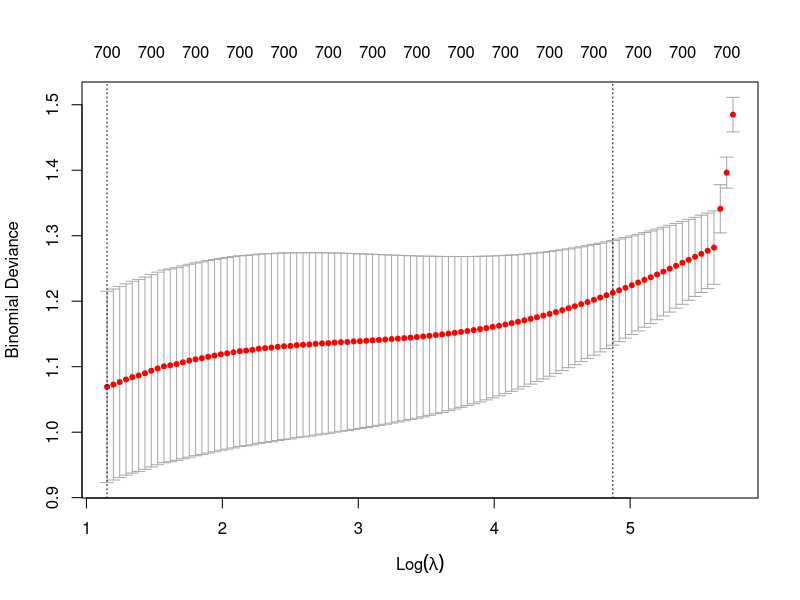
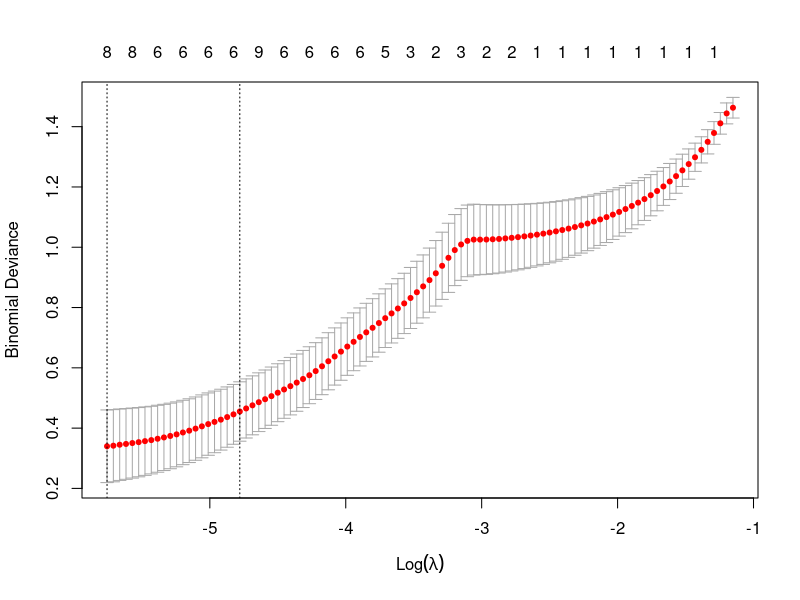

R code for these plots, in order:
## ---- chunk 1
knitr::opts_chunk$set(echo = TRUE)
set.seed(123)
rm(list=ls())
graphics.off()
library(glmnet)
library(MASS)
## ---- chunk 2
logistic_performance <- function(Y_hat, Y){
  
  #initialize confusion matrix
  confusion_matrix = table(Predicted = Y_hat, Observed = Y)
  cat("Confusion matrix:\n\n")
  print(confusion_matrix)
  cat("\n")
  
  #initialize the components to measure the quality of the model from matrix
  TN <- confusion_matrix[1,1]
  TP <- confusion_matrix[2,2]
  FN <- confusion_matrix[1,2]
  FP <- confusion_matrix[2,1]
  TOTAL <- TN + TP + FN + FP
  
  #find accuracy, error_rate,...,FNR, of the model
  accuracy <- (TP + TN)/TOTAL
  error_rate <- (FP + FN)/TOTAL
  recall <- TP/(FN + TP)
  specificity <- TN/(TN + FP)
  precision <- TP/(FP + TP)
  FPR <- FP/(TN + FP)
  FNR <- FN/(FN + TP)
  
  #display those values 
  cat("Accuracy:", accuracy*100, "%", "\n")
  cat("Error rate: ", error_rate*100, "%", "\n")
  cat("Recall: ", recall*100, "%", "\n")
  cat("Specificity: ", specificity*100, "%", "\n")
  cat("Precision: ", precision*100, "%", "\n")
  cat("False positive rate:", FPR*100, "%", "\n")
  cat("False negative rate:", FNR*100, "%", "\n")
  
  #return a list containing all the values for accessibility
  return(list(accuracy=accuracy, error_rate=error_rate, recall=recall, 
              specificity=specificity, precision=precision, FPR=FPR, FNR=FNR))
}
## ---- chunk 3
MSE <- function(Y, Y_hat){
  obs = length(Y)
  return ((1/obs) * sum((Y-Y_hat)^2))
}
## ---- chunk 4
#read the data from csv file
df = read.csv(file="cookies.csv", sep=',', dec='.', header = TRUE)

#initialize a column fat to be Y
Y <- df$fat

#every column except Y is X
X <- subset(df, select = -fat)
## ---- chunk 5
#to get binary target whether the fat (Y) is greater or not than its median
YBin = as.numeric(Y > median(Y))
## ---- chunk 6
#calculate mean of each cookie by applying mean() function on each row of matrix X
mean <- apply(X, 1, mean)

#calculate standard deviation of each cookie
sd <- apply(X , 1, sd) 

#calculate the minimum value of each cookie
minimum <- apply(X , 1, min) 

#calculate the maximum value of each cookie
maximum <- apply(X , 1, max) 

#calculate slope for each cookie
slope <- numeric(32) 
x <- seq(1,700,1)
for (i in 1:32){
  mod <- lm(unlist(df[i, 2:701])~x)
slope[i] <- coef(mod)[2]
}
## ---- chunk 7
#bind all the fretures with binary target YBin to get a dataframe
features_data <- data.frame(YBin, mean, sd, slope, minimum, maximum)

#every column except YBin is predictor, X
X_features <- subset(features_data, select = -YBin)

#assign YBin column 
Y_features <- features_data$YBin

#visualize 6 first rows of the dataframe
head(features_data)
## ---- chunk 8
#fit a full logistic model on features dataset
logit_mod <- glm(YBin~., family = binomial, data = features_data)
summary(logit_mod)
## ---- chunk 9
#estimation (computation) of the probability
probs <- predict.glm(logit_mod, type = "response")
## ---- chunk 10
#choose a threshold S, then make a binary decision based on the probab obtained
MAP_threshold <- 0.5
Y_hat <- ifelse(probs > MAP_threshold, 1, 0)
cat("Prediction: ", Y_hat)
## ---- chunk 11
performance <- logistic_performance(Y_hat, features_data$YBin)
## ---- chunk 12
OR <- exp(logit_mod$coefficients)
OR
## ---- chunk 13
#algo from prof

#set index to number of observations we have then sample it to have random order
ind = sample(nrow(features_data))

#assign a new tab equal to random order of features_data
tab = features_data[ind,]

#initialize number of folds
k = 5

#num of obs in order to find each block
n = nrow(features_data)

#divide into block based on obs-n and number of folds k
l_bloc = trunc(n/k)

# initialize the total performance metrics of all folds
tot_accuracy = 0;
tot_error = 0;
tot_recall = 0;
tot_specificity = 0;
tot_precision = 0;
tot_fpr = 0;
tot_fnr = 0;

#k-fold procedure
for (i in 1:k){
  
  #print order of fold
  cat("======= Fold", i, "========", "\n\n")
  
  #initialize index for i-fold, for example: i=1,n=32,k=5 will give index of 1-6 
  ind_i = ((i-1)*l_bloc + 1) : (i*l_bloc)
  
  #initialize data for test and train
  tabTrain = tab[-ind_i,]
  tabTest = tab[ind_i,]
  
  #train generalized linear model
  modTrain = glm(YBin~., family = "binomial", data = tabTrain)
  
  #prediction and decision step for logistic regression
  Y_hat = predict.glm(modTrain, type = "response", newdata = tabTest)
  Y_hat = ifelse(Y_hat > MAP_threshold, 1, 0)
  
  #print performance for i-fold
  performance = logistic_performance(Y_hat, tabTest$YBin)
  cat("\n")
  
  #calculate total of the performance metrics for each fold
  tot_accuracy = tot_accuracy + performance$accuracy;
  tot_error = tot_error + performance$error_rate;
  tot_recall = tot_recall + performance$recall;
  tot_specificity = tot_specificity + performance$specificity;
  tot_precision = tot_precision + performance$precision;
  tot_fpr = tot_fpr + performance$FPR;
  tot_fnr = tot_fnr + performance$FNR;
}

#calculate average of the performance
avg_accuracy = (tot_accuracy / k)
avg_error = (tot_error / k)
avg_recall = (tot_recall / k)
avg_specificity = (tot_specificity / k)
avg_precision = (tot_precision / k)
avg_fpr = (tot_fpr / k)
avg_fnr = (tot_fnr / k)

#print end fold
cat("======= End Fold =======\n\n")

#print all metrics, average performance of the k-fold cross validation
cat("Average accuracy:", avg_accuracy*100, "%", "\n")
cat("Average error rate: ", avg_error*100, "%", "\n")
cat("Average recall: ", avg_recall*100, "%", "\n")
cat("Average specificity: ", avg_specificity*100, "%", "\n")
cat("Average precision: ", avg_precision*100, "%", "\n")
cat("Average false positive rate:", avg_fpr*100, "%", "\n")
cat("Average false negative rate:", avg_fnr*100, "%", "\n")

#save average performance values to a list for comparison
logit_avg_perf <- list(average_accuracy = avg_accuracy, 
                       average_error = avg_error, 
                       average_recall = avg_recall, 
                       average_specificity = avg_specificity, 
                       average_precision = avg_precision, 
                       average_fpr = avg_fpr, 
                       average_fnr = avg_fnr)
## ---- chunk 14
res0 <- glm(YBin~1, data = features_data, family = binomial);
resFor <- step(res0, list(upper=logit_mod), direction='forward')
## ---- chunk 15
formula(resFor)
## ---- chunk 16
probsFor <- predict.glm(resFor, type = "response")
Y_hat_for <- ifelse(probsFor > MAP_threshold, 1, 0)
perf_for <- logistic_performance(Y_hat_for, features_data$YBin)
## ---- chunk 17
#set index to number of observations we have then sample it to have random order
ind = sample(nrow(features_data))

#assign a new tab equal to random order of features_data
tab = features_data[ind,]

#initialize number of fold
k = 5

#initialize number of obs
n = nrow(features_data)

#divide into block based on obs-n and number of folds k
l_bloc = trunc(n/k)

# initialize the total performance metrics of all folds
tot_accuracy = 0;
tot_error = 0;
tot_recall = 0;
tot_specificity = 0;
tot_precision = 0;
tot_fpr = 0;
tot_fnr = 0;

#k-fold process
for (i in 1:k){
  
  #print order of fold
  cat("======= Fold", i, "========", "\n\n")
  
  #initialize index for i-fold, for example: i=1,n=32,k=5 will give index of 1-6 
  ind_i = ((i-1)*l_bloc + 1) : (i*l_bloc)
  
  #initialize data for test and train
  tabTrain = tab[-ind_i,]
  tabTest = tab[ind_i,]

  #train forward selection model
  modTrain = step(res0, list(upper=logit_mod), direction='forward')
  
  #prediction and decision step
  Y_hat = predict.glm(modTrain, type = "response", newdata = tabTest)
  Y_hat = ifelse(Y_hat > MAP_threshold, 1, 0)
  
  #find performance of this model
  performance = logistic_performance(Y_hat, tabTest$YBin)
  cat("\n")
  
  #calculate total accuracy for each fold
  tot_accuracy = tot_accuracy + performance$accuracy;
  tot_error = tot_error + performance$error_rate;
  tot_recall = tot_recall + performance$recall;
  tot_specificity = tot_specificity + performance$specificity;
  tot_precision = tot_precision + performance$precision;
  tot_fpr = tot_fpr + performance$FPR;
  tot_fnr = tot_fnr + performance$FNR;
}

#find average performance of this model
avg_accuracy = (tot_accuracy / k)
avg_error = (tot_error / k)
avg_recall = (tot_recall / k)
avg_specificity = (tot_specificity / k)
avg_precision = (tot_precision / k)
avg_fpr = (tot_fpr / k)
avg_fnr = (tot_fnr / k)

#print end fold
cat("======= End Fold =======\n\n")

#display the average performance of k-fold
cat("Average accuracy:", avg_accuracy*100, "%", "\n")
cat("Average error rate: ", avg_error*100, "%", "\n")
cat("Average recall: ", avg_recall*100, "%", "\n")
cat("Average specificity: ", avg_specificity*100, "%", "\n")
cat("Average precision: ", avg_precision*100, "%", "\n")
cat("Average false positive rate:", avg_fpr*100, "%", "\n")
cat("Average false negative rate:", avg_fnr*100, "%", "\n")

#save average performance values to a list for comparison
logit_avg_for <- list(average_accuracy = avg_accuracy, 
                      average_error = avg_error, 
                      average_recall = avg_recall, 
                      average_specificity = avg_specificity, 
                      average_precision = avg_precision, 
                      average_fpr = avg_fpr, 
                      average_fnr = avg_fnr)
## ---- chunk 18
resBack <- step(logit_mod, direction='backward')
## ---- chunk 19
formula(resBack)
## ---- chunk 20
probsBack <- predict.glm(resBack, type = "response")
Y_hat_back <- ifelse(probsBack > MAP_threshold, 1, 0)
perf_back <- logistic_performance(Y_hat_back, features_data$YBin)
## ---- chunk 21
#set index to number of observations we have then sample it to have random order
ind = sample(nrow(features_data))

#assign a new tab equal to random order of features_data
tab = features_data[ind,]

#initialize number of fold
k = 5

#num of obs in order to find each block
n = nrow(features_data)

#divide into block based on obs-n and number of folds k
l_bloc = trunc(n/k)

# initialize the total performance metrics of all folds
tot_accuracy = 0;
tot_error = 0;
tot_recall = 0;
tot_specificity = 0;
tot_precision = 0;
tot_fpr = 0;
tot_fnr = 0;

#k-fold procedure
for (i in 1:k){
  #print order of fold
  cat("======= Fold", i, "========", "\n\n")
  
  #initialize index for i-fold, for example: i=1,n=32,k=5 will give index of 1-6 
  ind_i = ((i-1)*l_bloc + 1) : (i*l_bloc)
  
  #initialize data for test and train
  tabTrain = tab[-ind_i,]
  tabTest = tab[ind_i,]
  
  #train stepwise selection
  modTrain = step(logit_mod, direction='backward')
  
  #prediction and decision step for logistic regression
  Y_hat = predict.glm(modTrain, type = "response", newdata = tabTest)
  Y_hat = ifelse(Y_hat > MAP_threshold, 1, 0)
  
  #find performance for this model
  performance = logistic_performance(Y_hat, tabTest$YBin)
  cat("\n")
  
  #sum up all metrics for each fold to find total
  tot_accuracy = tot_accuracy + performance$accuracy;
  tot_error = tot_error + performance$error_rate;
  tot_recall = tot_recall + performance$recall;
  tot_specificity = tot_specificity + performance$specificity;
  tot_precision = tot_precision + performance$precision;
  tot_fpr = tot_fpr + performance$FPR;
  tot_fnr = tot_fnr + performance$FNR;
}

#find average performance
avg_accuracy = (tot_accuracy / k)
avg_error = (tot_error / k)
avg_recall = (tot_recall / k)
avg_specificity = (tot_specificity / k)
avg_precision = (tot_precision / k)
avg_fpr = (tot_fpr / k)
avg_fnr = (tot_fnr / k)


#print end fold
cat("======= End Fold =======\n\n")


cat("Average accuracy:", avg_accuracy*100, "%", "\n")
cat("Average error rate: ", avg_error*100, "%", "\n")
cat("Average recall: ", avg_recall*100, "%", "\n")
cat("Average specificity: ", avg_specificity*100, "%", "\n")
cat("Average precision: ", avg_precision*100, "%", "\n")
cat("Average false positive rate:", avg_fpr*100, "%", "\n")
cat("Average false negative rate:", avg_fnr*100, "%", "\n")

#save average performance values to a list for comparison
logit_avg_back <- list(average_accuracy = avg_accuracy, 
                                average_error = avg_error, 
                                average_recall = avg_recall, 
                                average_specificity = avg_specificity, 
                                average_precision = avg_precision, 
                                average_fpr = avg_fpr, 
                                average_fnr = avg_fnr)
## ---- chunk 22
resStep <- step(logit_mod, direction='both')
## ---- chunk 23
formula(resStep)
## ---- chunk 24
probsStep <- predict.glm(resStep, type = "response")
Y_hat_step <- ifelse(probsStep > MAP_threshold, 1, 0)
perf_step <- logistic_performance(Y_hat_step, features_data$YBin)
## ---- chunk 25
#set index to number of observations we have then sample it to have random order
ind = sample(nrow(features_data))

#assign a new tab equal to random order of features_data
tab = features_data[ind,]

#initialize number of fold
k = 5

#num of obs in order to find each block
n = nrow(features_data)

#divide into block based on obs-n and number of folds k
l_bloc = trunc(n/k)

# initialize the total performance metrics of all folds
tot_accuracy = 0;
tot_error = 0;
tot_recall = 0;
tot_specificity = 0;
tot_precision = 0;
tot_fpr = 0;
tot_fnr = 0;

#k-fold procedure
for (i in 1:k){
  #print order of fold
  cat("======= Fold", i, "========", "\n\n")
  
  #initialize index for i-fold, for example: i=1,n=32,k=5 will give index of 1-6 
  ind_i = ((i-1)*l_bloc + 1) : (i*l_bloc)
  
  #initialize data for test and train
  tabTrain = tab[-ind_i,]
  tabTest = tab[ind_i,]
  
  #train stepwise selection
  modTrain = step(logit_mod, direction='both')
  
  #prediction and decision step for logistic regression
  Y_hat = predict.glm(modTrain, type = "response", newdata = tabTest)
  Y_hat = ifelse(Y_hat > MAP_threshold, 1, 0)
  
  #find performance for this model
  performance = logistic_performance(Y_hat, tabTest$YBin)
  cat("\n")
  
  #sum up all metrics for each fold to find total
  tot_accuracy = tot_accuracy + performance$accuracy;
  tot_error = tot_error + performance$error_rate;
  tot_recall = tot_recall + performance$recall;
  tot_specificity = tot_specificity + performance$specificity;
  tot_precision = tot_precision + performance$precision;
  tot_fpr = tot_fpr + performance$FPR;
  tot_fnr = tot_fnr + performance$FNR;
}

#find average performance
avg_accuracy = (tot_accuracy / k)
avg_error = (tot_error / k)
avg_recall = (tot_recall / k)
avg_specificity = (tot_specificity / k)
avg_precision = (tot_precision / k)
avg_fpr = (tot_fpr / k)
avg_fnr = (tot_fnr / k)


#print end fold
cat("======= End Fold =======\n\n")


cat("Average accuracy:", avg_accuracy*100, "%", "\n")
cat("Average error rate: ", avg_error*100, "%", "\n")
cat("Average recall: ", avg_recall*100, "%", "\n")
cat("Average specificity: ", avg_specificity*100, "%", "\n")
cat("Average precision: ", avg_precision*100, "%", "\n")
cat("Average false positive rate:", avg_fpr*100, "%", "\n")
cat("Average false negative rate:", avg_fnr*100, "%", "\n")

#save average performance values to a list for comparison
logit_avg_step <- list(average_accuracy = avg_accuracy, 
                                average_error = avg_error, 
                                average_recall = avg_recall, 
                                average_specificity = avg_specificity, 
                                average_precision = avg_precision, 
                                average_fpr = avg_fpr, 
                                average_fnr = avg_fnr)
## ---- chunk 26
data.frame(
  Model=c("Full Logistic", "Forward", "Backward", "Stepwise"),
  Accuracy=c(logit_avg_perf$average_accuracy, 
             logit_avg_for$average_accuracy,
             logit_avg_back$average_accuracy, 
             logit_avg_step$average_accuracy),
  Error_rate=c(logit_avg_perf$average_error, 
               logit_avg_for$average_error,
               logit_avg_back$average_error, 
               logit_avg_step$average_error),
  Recall=c(logit_avg_perf$average_recall, 
           logit_avg_for$average_recall,
           logit_avg_back$average_recall, 
           logit_avg_step$average_recall),
  Specificity=c(logit_avg_perf$average_specificity, 
                logit_avg_for$average_specificity,
                logit_avg_back$average_specificity, 
                logit_avg_step$average_specificity),
  Precision=c(logit_avg_perf$average_precision, 
              logit_avg_for$average_precision,
              logit_avg_back$average_precision, 
              logit_avg_step$average_precision),
  False_Positive_Rate=c(logit_avg_perf$average_fpr, 
                        logit_avg_for$average_fpr,
                        logit_avg_back$average_fpr, 
                        logit_avg_step$average_fpr),
  False_Negative_Rate=c(logit_avg_perf$average_fnr, 
                        logit_avg_for$average_fnr,
                        logit_avg_back$average_fnr, 
                        logit_avg_step$average_fnr)
)
## ---- chunk 27
spectra_data <- cbind(YBin, df)
spectra_data <- subset(spectra_data, select = -fat)
X_spec <- subset(spectra_data, select = -YBin)
Y_spec <- spectra_data$YBin
## ---- chunk 28
cv_ridge <- cv.glmnet(as.matrix(X_spec), Y_spec, alpha = 0, family = "binomial")
plot(cv_ridge)
## ---- chunk 29
cv_ridge$lambda.min
## ---- chunk 30
cv_ridge$lambda.1se
## ---- chunk 31
ridgeMin <- glmnet(as.matrix(X_spec), Y_spec, alpha = 0, 
                   family = "binomial", lambda = cv_ridge$lambda.min)
ridge1se <- glmnet(as.matrix(X_spec), Y_spec, alpha = 0, 
                   family = "binomial", lambda = cv_ridge$lambda.1se)
## ---- chunk 32
probs_ridgeMin <- predict(ridgeMin, s = cv_ridge$lambda.min, 
                          newx = as.matrix(X_spec), type = "response")
probs_ridge1se <- predict(ridge1se, s = cv_ridge$lambda.1se, 
                          newx = as.matrix(X_spec), type = "response")
## ---- chunk 33
Y_hat_ridgeMin <- ifelse(probs_ridgeMin > MAP_threshold, 1, 0)
Y_hat_ridge1se <- ifelse(probs_ridge1se > MAP_threshold, 1, 0)
## ---- chunk 34
MSE(spectra_data$YBin, Y_hat_ridgeMin)
MSE(spectra_data$YBin, Y_hat_ridge1se)
## ---- chunk 35
#set index to number of observations we have then sample it to have random order
ind = sample(nrow(spectra_data))

#assign a new tab equal to random order of spectra
tab = spectra_data[ind,]

#initialize number of fold
k = 5

#num of obs in order to find each block
n = nrow(spectra_data)

#divide into block based on obs-n and number of folds k
l_bloc = trunc(n/k)

#initlialize the total of model performance
total_MSE = 0
total_accu = 0

#k-fold procedure
for (i in 1:k){
  #print order of fold
  cat("======= Fold", i, "========", "\n\n")
  
  #initialize index for i-fold, for example: i=1,n=32,k=5 will give index of 1-6
  ind_i = ((i-1)*l_bloc + 1) : (i*l_bloc)
  
  #initialize data for test and train
  tabTrain = tab[-ind_i,]
  tabTest = tab[ind_i,]
  
  #initialize predictor and response variable for train, test  
  X_train = subset(tabTrain, select = -YBin)
  Y_train = tabTrain$YBin
  X_test = subset(tabTest, select = -YBin)
  Y_test = tabTest$YBin
  
  #perform cross-validation to find best lambda
  cv_ridge <- cv.glmnet(as.matrix(X_train), Y_train, alpha = 0, family = "binomial", grouped=FALSE)
  
  #train penalized ridge model using best lambda obtained from cv
  modTrain = glmnet(as.matrix(X_train), Y_train, alpha = 0, 
                    family = "binomial", lambda = cv_ridge$lambda.min)
  
  #find probability and make decision for this model (prediction and decision step)
  probs = predict(modTrain, s = cv_ridge$lambda.min, newx = as.matrix(X_test), 
                  type = "response")
  Y_hat = ifelse(probs > MAP_threshold, 1, 0)
  
  #find error and accuracy
  mse = MSE(Y_test, Y_hat)
  accu = mean(Y_test == Y_hat)
  
  #sum up each fold to find total error and accuracy
  total_MSE = total_MSE + mse
  total_accu = total_accu + accu
  
  #display performance
  cat("Lambda selected for Fold", i, ":", cv_ridge$lambda.min, "\n")
  cat("MSE for Fold", i, ":", mse, "\n")
  cat("Accuracy for Fold", i, ":", accu, "\n\n")
}

#find average performance for this model
avg_mse = total_MSE/k
avg_accu = total_accu/k

#print end fold
cat("======= End Fold =======\n\n")

#display the average performance
cat("Average MSE: ", avg_mse, "\n")
cat("Average accuracy: ", avg_accu, "\n")

ridge_min_perf <- list(MSE = avg_mse, accuracy = avg_accu)
## ---- chunk 36
#set index to number of observations we have then sample it to have random order
ind = sample(nrow(spectra_data))

#assign a new tab equal to random order of spectra
tab = spectra_data[ind,]

#initialize number of fold
k = 5

#num of obs in order to find each block
n = nrow(spectra_data)

#divide into block based on obs-n and number of folds k
l_bloc = trunc(n/k)

#initlialize the total of model performance
total_MSE = 0
total_accu = 0

#k-fold procedure
for (i in 1:k){
  #print order of fold
  cat("======= Fold", i, "========", "\n\n")
  
  #initialize index for i-fold, for example: i=1,n=32,k=5 will give index of 1-6
  ind_i = ((i-1)*l_bloc + 1) : (i*l_bloc)
  
  #initialize data for test and train
  tabTrain = tab[-ind_i,]
  tabTest = tab[ind_i,]
  
  #initialize predictor and response variable for train, test  
  X_train = subset(tabTrain, select = -YBin)
  Y_train = tabTrain$YBin
  X_test = subset(tabTest, select = -YBin)
  Y_test = tabTest$YBin
  
  #perform cross-validation to find best lambda
  cv_ridge <- cv.glmnet(as.matrix(X_train), Y_train, alpha = 0, family = "binomial", grouped=FALSE)
  
  #train penalized ridge model using best lambda obtained from cv
  modTrain = glmnet(as.matrix(X_train), Y_train, alpha = 0, 
                    family = "binomial", lambda = cv_ridge$lambda.1se)
  
  #find probability and make decision for this model (prediction and decision step)
  probs = predict(modTrain, s = cv_ridge$lambda.1se, newx = as.matrix(X_test), 
                  type = "response")
  Y_hat = ifelse(probs > MAP_threshold, 1, 0)
  
  #find error and accuracy
  mse = MSE(Y_test, Y_hat)
  accu = mean(Y_test == Y_hat)
  
  #sum up each fold to find total error and accuracy
  total_MSE = total_MSE + mse
  total_accu = total_accu + accu
  
  #display performance
  cat("Lambda selected for Fold", i, ":", cv_ridge$lambda.1se, "\n")
  cat("MSE for Fold", i, ":", mse, "\n")
  cat("Accuracy for Fold", i, ":", accu, "\n\n")
}

#find average performance for this model
avg_mse = total_MSE/k
avg_accu = total_accu/k

#print end fold
cat("======= End Fold =======\n\n")

#display the average performance
cat("Average MSE: ", avg_mse, "\n")
cat("Average accuracy: ", avg_accu, "\n")

ridge_1se_perf <- list(MSE = avg_mse, accuracy = avg_accu)
## ---- chunk 37
cv_lasso <- cv.glmnet(as.matrix(X_spec), Y_spec, alpha = 1, family = "binomial")
plot(cv_lasso)
## ---- chunk 38
cv_lasso$lambda.min
cv_lasso$lambda.1se
## ---- chunk 39
lassoMin <- glmnet(as.matrix(X_spec), Y_spec, alpha = 1, 
                   family = "binomial", lambda = cv_lasso$lambda.min)

lasso1se <- glmnet(as.matrix(X_spec), Y_spec, alpha = 1, 
                   family = "binomial", lambda = cv_lasso$lambda.1se)
## ---- chunk 40
lassoMin_remain <- rownames(coef(lassoMin))[which(coef(lassoMin)[, "s0"] != 0)]
lassoMin_remain
## ---- chunk 41
lassoMin_coef <- as.numeric(coef(lassoMin)) #set as numeric values
lassoMin_coef <- lassoMin_coef[lassoMin_coef != 0] #see how many variables were selected
lassoMin_coef
## ---- chunk 42
probs_lassoMin <- predict(lassoMin, s = cv_lasso$lambda.min, 
                          type = "response", newx = as.matrix(X_spec))
probs_lasso1se <- predict(lasso1se, s = cv_lasso$lambda.1se,
                          type = "response", newx = as.matrix(X_spec))
## ---- chunk 43
Y_hat_lassoMin <- ifelse(probs_lassoMin > MAP_threshold, 1, 0)
Y_hat_lasso1se <- ifelse(probs_lasso1se > MAP_threshold, 1, 0)
## ---- chunk 44
MSE(Y_spec, Y_hat_lassoMin)
MSE(Y_spec, Y_hat_lasso1se)
## ---- chunk 45
#set index to number of observations we have then sample it to have random order
ind = sample(nrow(spectra_data))

#assign a new tab equal to random order of spectra
tab = spectra_data[ind,]

#initialize number of fold
k = 5

#num of obs in order to find each block
n = nrow(spectra_data)

#divide into block based on obs-n and number of folds k
l_bloc = trunc(n/k)

#initlialize the total of model performance
total_MSE = 0
total_accu = 0

#k-fold procedure
for (i in 1:k){
  #print order of fold
  cat("======= Fold", i, "========", "\n\n")
  
  #initialize index for i-fold, for example: i=1,n=32,k=5 will give index of 1-6
  ind_i = ((i-1)*l_bloc + 1) : (i*l_bloc)
  
  #initialize data for test and train
  tabTrain = tab[-ind_i,]
  tabTest = tab[ind_i,]
  
  #initialize predictor and response variable for train, test
  X_train = subset(tabTrain, select = -YBin)
  Y_train = tabTrain$YBin
  X_test = subset(tabTest, select = -YBin)
  Y_test = tabTest$YBin
  
  #perform cross-validation to find best lambda
  cv_lasso <- cv.glmnet(as.matrix(X_train), Y_train, alpha = 1, family = "binomial", grouped = FALSE)
  
  #train penalized ridge model using best lambda obtained from cv
  modTrain = glmnet(as.matrix(X_train), Y_train, alpha = 1, 
                    family = "binomial", lambda = cv_lasso$lambda.min)
  
  #find error and accuracy
  probs = predict(modTrain, s = cv_lasso$lambda.min, newx = as.matrix(X_test), 
                  type = "response")
  Y_hat = ifelse(probs > MAP_threshold, 1, 0)
  
  #calculate error and accuracy for each fold
  mse = MSE(Y_test, Y_hat)
  accu = mean(Y_test == Y_hat)
  
  #sum up each fold to find total error and accuracy
  total_MSE = total_MSE + mse
  total_accu = total_accu + accu
  
  #print lambda selected, mse, accuracy for each fold
  cat("Lambda selected for Fold", i, ":", cv_lasso$lambda.min, "\n")
  cat("MSE for Fold", i, ":", mse, "\n")
  cat("Accuracy for Fold", i, ":", accu, "\n\n")
}

#calculate the average performance
avg_mse = total_MSE/k
avg_accu = total_accu/k

#print performance
cat("======= End Fold =======\n\n")
cat("Average MSE: ", avg_mse, "\n")
cat("Average accuracy: ", avg_accu, "\n")

lasso_min_perf <- list(MSE = avg_mse, accuracy = avg_accu)
## ---- chunk 46
#set index to number of observations we have then sample it to have random order
ind = sample(nrow(spectra_data))

#assign a new tab equal to random order of spectra
tab = spectra_data[ind,]

#initialize number of fold
k = 5

#num of obs in order to find each block
n = nrow(spectra_data)

#divide into block based on obs-n and number of folds k
l_bloc = trunc(n/k)

#initlialize the total of model performance
total_MSE = 0
total_accu = 0

#k-fold procedure
for (i in 1:k){
  #print order of fold
  cat("======= Fold", i, "========", "\n\n")
  
  #initialize index for i-fold, for example: i=1,n=32,k=5 will give index of 1-6
  ind_i = ((i-1)*l_bloc + 1) : (i*l_bloc)
  
  #initialize data for test and train
  tabTrain = tab[-ind_i,]
  tabTest = tab[ind_i,]
  
  #initialize predictor and response variable for train, test
  X_train = subset(tabTrain, select = -YBin)
  Y_train = tabTrain$YBin
  X_test = subset(tabTest, select = -YBin)
  Y_test = tabTest$YBin
  
  #perform cross-validation to find best lambda
  cv_lasso <- cv.glmnet(as.matrix(X_train), Y_train, alpha = 1, family = "binomial", grouped = FALSE)
  
  #train penalized ridge model using best lambda obtained from cv
  modTrain = glmnet(as.matrix(X_train), Y_train, alpha = 1, 
                    family = "binomial", lambda = cv_lasso$lambda.1se)
  
  #find error and accuracy
  probs = predict(modTrain, s = cv_lasso$lambda.1se, newx = as.matrix(X_test), 
                  type = "response")
  Y_hat = ifelse(probs > MAP_threshold, 1, 0)
  
  #calculate error and accuracy for each fold
  mse = MSE(Y_test, Y_hat)
  accu = mean(Y_test == Y_hat)
  
  #sum up each fold to find total error and accuracy
  total_MSE = total_MSE + mse
  total_accu = total_accu + accu
  
  #print lambda selected, mse, accuracy for each fold
  cat("Lambda selected for Fold", i, ":", cv_lasso$lambda.1se, "\n")
  cat("MSE for Fold", i, ":", mse, "\n")
  cat("Accuracy for Fold", i, ":", accu, "\n\n")
}

#calculate the average performance
avg_mse = total_MSE/k
avg_accu = total_accu/k

#print performance
cat("======= End Fold =======\n\n")
cat("Average MSE: ", avg_mse, "\n")
cat("Average accuracy: ", avg_accu, "\n")

lasso_1se_perf <- list(MSE = avg_mse, accuracy = avg_accu)
## ---- chunk 47
data.frame(
  Model= c("Ridge Min", "Ridge 1se", "Lasso Min", "Lasso 1se"),
  MSE = c(ridge_min_perf$MSE, ridge_1se_perf$MSE, 
          lasso_min_perf$MSE, lasso_1se_perf$MSE),
  Accuracy = c(ridge_min_perf$accuracy, ridge_1se_perf$accuracy, 
               lasso_min_perf$accuracy, lasso_1se_perf$accuracy)
  )
